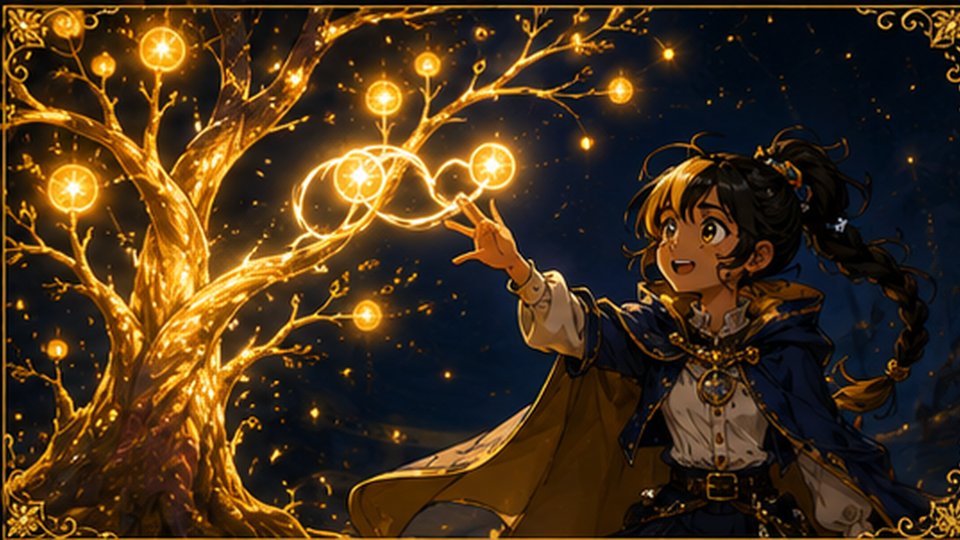
#> input picture amc8-pipeline/modul-a-fundament/urok-01-podschet-1-p1/img/img-03.png, 1920 x 1080 px, found by its file name (shown at 1/2 size); its folder holds 8 pictures in this run
$ python render_img_slides2.py
#> lines starting #> are read from the running program, lines starting #| are printed output that depends on the picture
#!/usr/bin/env python3
# -*- coding: utf-8 -*-
"""Композит слайдов-с-картинками Урока 2 (картинка + полупрозрачная панель +
векторные наложения) по координатам deck.js — чтобы сверить, не наехала ли
панель на героиню и легли ли граф/столбики на спокойные зоны."""
import os, math
from PIL import Image, ImageDraw, ImageFont

LES = "/home/user/amc8-pipeline/modul-a-fundament/urok-02-podschet-2-p1"
IMGD = os.path.join(LES, "img")
OUT = os.path.join(LES, "_preview")
os.makedirs(OUT, exist_ok=True)
S = 120
W, Hh = round(13.333*S), round(7.5*S)
C = dict(CREAM=(0xF5,0xEF,0xE3), AMBER=(0xF0,0xB8,0x4A), TEAL=(0x5B,0xC4,0xBC),
         RED=(0xE8,0x61,0x5E), MUTED=(0xA8,0xB4,0xD4), PANEL=(0x08,0x0E,0x22))
SANS="/usr/share/fonts/truetype/dejavu/DejaVuSans.ttf"
SANSB="/usr/share/fonts/truetype/dejavu/DejaVuSans-Bold.ttf"
SERIF="/usr/share/fonts/truetype/dejavu/DejaVuSerif-Bold.ttf"
_fc={}
def F(pt,b=False,h=False):
    px=max(9,round(pt*S/72.0)); k=(px,b,h)
    if k not in _fc: _fc[k]=ImageFont.truetype(SERIF if h else (SANSB if b else SANS),px)
    return _fc[k]

def load(name):
#> called with name = 'img-03.png'
    im=Image.new("RGB",(W,Hh),(18,26,51))
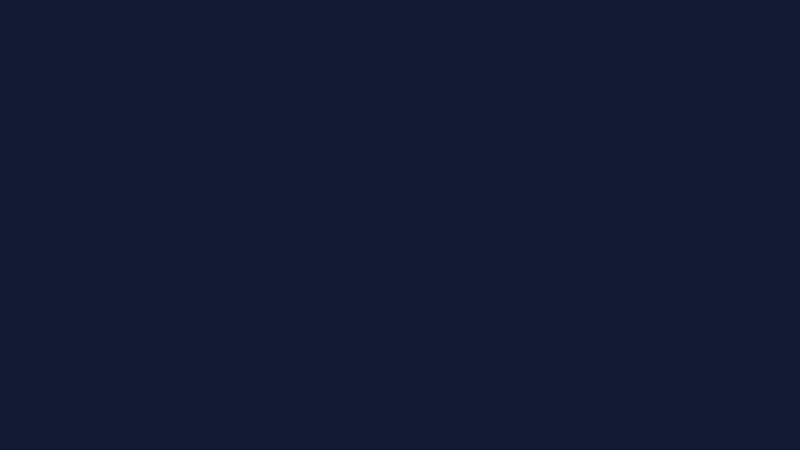
#> im: PIL image 1600x900 RGB (shown at 1/2 size); mean R, G, B 18, 26, 51
    p=os.path.join(IMGD,name)
    if os.path.exists(p):
        pic=Image.open(p).convert("RGB").resize((W,Hh)); im.paste(pic,(0,0))
    return im.convert("RGBA")

def panel(im,x,y,w,h,transp):
    # transp как в pptx: 0=непрозрачно..100=прозрачно; deckkit alpha ~ (100-transp)%
#> called with x = 0.5, y = 4.3, w = 8.2, h = 2.7, transp = 25
    alpha=round(255*(100-transp)/100)
    x0,y0=round(x*S),round(y*S)
    ov=Image.new("RGBA",(round(w*S),round(h*S)),(*C["PANEL"],alpha))
    im.alpha_composite(ov,(x0,y0))
#> im: PIL image 1600x900 RGBA

def text(d,x,y,w,h,s,f,col,align="l",valign="t"):
    # простая укладка с переносом
#> called with x = 0.85, y = 4.5, w = 7.6, h = 0.7, s = 'Приём: СНЯТЬ ПОРЯДОК', col = (240, 184, 74), align = 'l', valign = 'm'
    def wrap(txt):
#> called with txt = 'Приём: СНЯТЬ ПОРЯДОК'
        out=[]
        for para in txt.split("\n"):
            words=para.split(" "); line=""
            for wd in words:
                t=(line+" "+wd).strip()
                if d.textlength(t,font=f)<=w*S: line=t
                else: out.append(line); line=wd
            out.append(line)
        return out
    lines=wrap(s); lh=f.size*1.25
    ty=y*S + (0 if valign=="t" else (h*S-len(lines)*lh)/2)
    for ln in lines:
        tw=d.textlength(ln,font=f)
        tx=x*S if align=="l" else (x*S+(w*S-tw)/2 if align=="c" else x*S)
        d.text((tx,ty),ln,font=f,fill=col); ty+=lh
#> call 2 of load, with name = 'img-04.png'
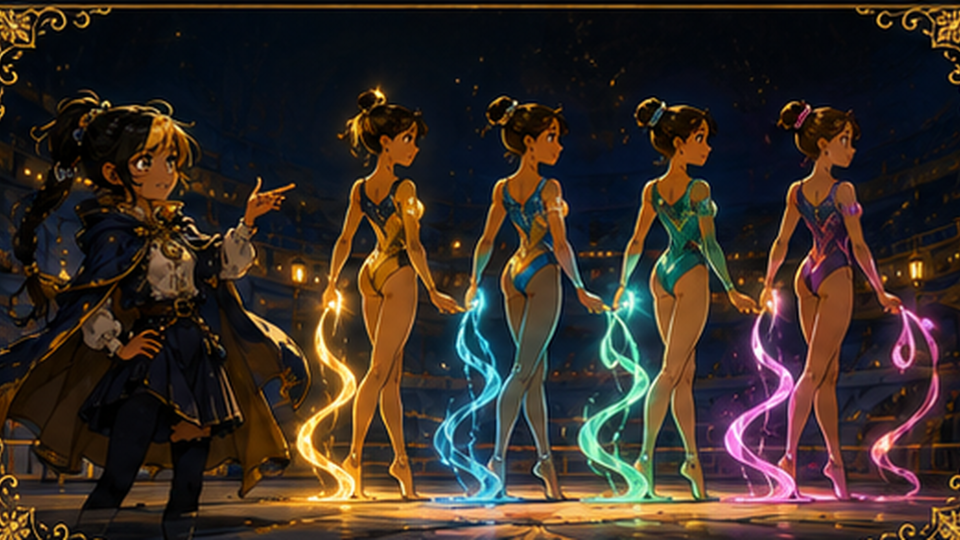
#> input picture amc8-pipeline/modul-a-fundament/urok-01-podschet-1-p1/img/img-04.png, 1920 x 1080 px, found by its file name (shown at 1/2 size)

def completeGraph(d,cx,cy,r,n):
#> called with cx = 11, cy = 1.65, r = 0.95, n = 6
    pts=[]
    for i in range(n):
        a=-math.pi/2+2*math.pi*i/n
        pts.append((cx+r*math.cos(a),cy+r*math.sin(a)))
    for i in range(n):
        for j in range(i+1,n):
            d.line([pts[i][0]*S,pts[i][1]*S,pts[j][0]*S,pts[j][1]*S],fill=C["TEAL"],width=2)
    for (px,py) in pts:
        d.ellipse([(px-0.13)*S,(py-0.13)*S,(px+0.13)*S,(py+0.13)*S],fill=C["AMBER"],outline=C["CREAM"])
#> call 3 of load, with name = 'img-05.png'
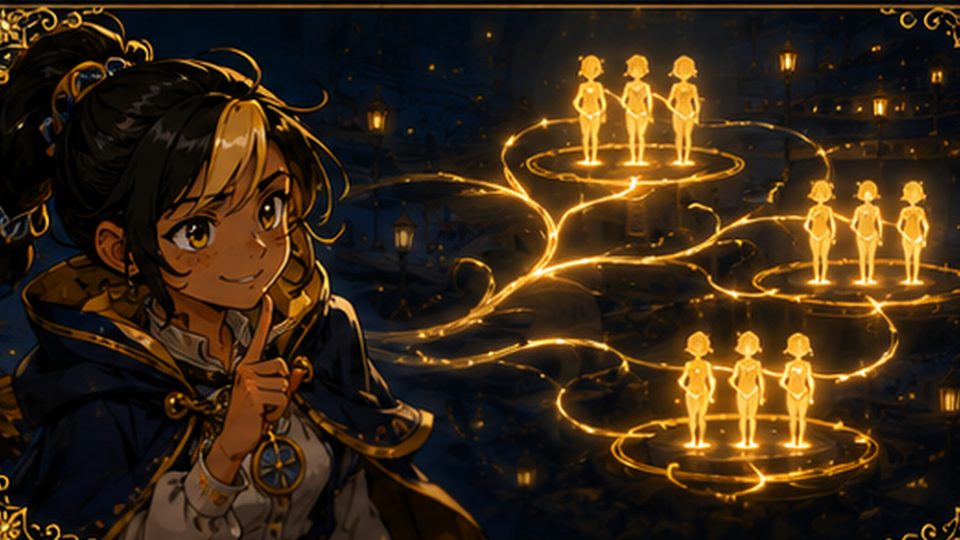
#> input picture amc8-pipeline/modul-a-fundament/urok-01-podschet-1-p1/img/img-05.png, 1920 x 1080 px, found by its file name (shown at 1/2 size)
#> call 3 of panel, with x = 0.5, y = 0.4, w = 7.4, h = 6.6, transp = 30
#> in panel (call 3), `ov=Image.new("RGBA",(round(w*S),round(h*S)),(*C["PANEL"],alpha))`:
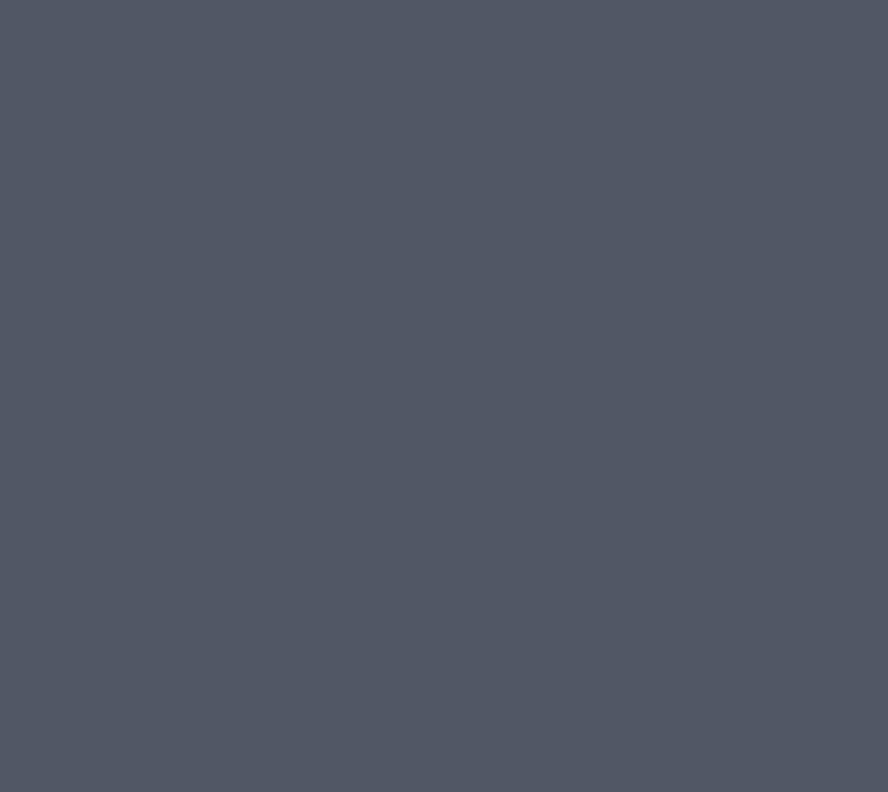
#> ov: PIL image 888x792 RGBA; mean R, G, B, A 8, 14, 34, 178; transparent parts drawn white

def branchStrip(d,x,y,counts,joiner,result):
    bw,gap=0.72,0.5
    for i,n in enumerate(counts):
        bx=x+i*(bw+gap)
        d.rounded_rectangle([bx*S,y*S,(bx+bw)*S,(y+bw)*S],radius=8,fill=(28,39,71),outline=C["AMBER"],width=2)
        d.text(((bx+bw/2)*S,(y+bw/2)*S),str(n),font=F(22,h=True),fill=C["CREAM"],anchor="mm")
        if i<len(counts)-1: d.text(((bx+bw+gap/2)*S,(y+bw/2)*S),joiner,font=F(20,h=True),fill=C["AMBER"],anchor="mm")
    ex=x+len(counts)*(bw+gap)
    d.text((ex*S,(y+bw/2)*S),"= "+result,font=F(24,h=True),fill=C["AMBER"],anchor="lm")

def complementBars(d,x,y,total,none,result):
#> called with x = 1.1, y = 2.6, total = 20, none = 4, result = 16
    scale=2.9/total; bw,gap=1.5,1.5
    bars=[(total,(28,39,71),"всего"),(none,C["RED"],"без золота"),(result,C["AMBER"],"хотя бы 1")]
    baseY=y+3.1
    for i,(v,col,cap) in enumerate(bars):
        bx=x+i*(bw+gap); hh=max(v*scale,0.3)
        d.rectangle([bx*S,(baseY-hh)*S,(bx+bw)*S,baseY*S],fill=col,outline=C["CREAM"],width=2)
        d.text(((bx+bw/2)*S,(baseY-hh-0.28)*S),str(v),font=F(22,h=True),fill=C["CREAM"],anchor="mm")
        d.text(((bx+bw/2)*S,(baseY+0.3)*S),cap,font=F(12),fill=C["MUTED"],anchor="mm")
        if i<2: d.text(((bx+bw+gap/2)*S,(baseY-0.9)*S),"−" if i==0 else "=",font=F(28,h=True),fill=C["AMBER"],anchor="mm")

def save(im,name): im.convert("RGB").save(os.path.join(OUT,name))

# 8 · метафора
im=load("img-03.png"); d=ImageDraw.Draw(im,"RGBA")
panel(im,0.5,4.3,8.2,2.7,25); d=ImageDraw.Draw(im,"RGBA")
text(d,0.85,4.5,7.6,0.7,"Приём: СНЯТЬ ПОРЯДОК",F(27,h=True),C["AMBER"],valign="m")
text(d,0.85,5.35,7.6,1.5,"Посчитай упорядоченно (дерево): 6·5·4 = 120.\nПорядок не важен → раздели на k! = 3! = 6:  C(6,3) = 120 : 6 = 20.",F(18),C["CREAM"])
save(im,"slide-08.png")

# 12 · маскировка + граф
im=load("img-04.png"); d=ImageDraw.Draw(im,"RGBA")
panel(im,0.5,0.4,12.3,2.5,25); d=ImageDraw.Draw(im,"RGBA")
text(d,0.9,0.55,11.5,0.6,"Маскировка: рукопожатия — тот же выбор двоих",F(24,h=True),C["AMBER"])
text(d,0.9,1.25,8.4,1.5,"Каждая из 6 обменялась с каждой. Обмен А↔Б — это пара {А,Б}.\nC(6,2) = 6·5 / 2 = 15.  (30 = посчитала каждый обмен дважды)",F(17),C["CREAM"])
completeGraph(d,11.0,1.65,0.95,6)
save(im,"slide-12.png")

# 13 · граница + столбики
im=load("img-05.png"); d=ImageDraw.Draw(im,"RGBA")
panel(im,0.5,0.4,7.4,6.6,30); d=ImageDraw.Draw(im,"RGBA")
text(d,0.85,0.6,6.9,0.6,"Граница: «хотя бы один» золотой",F(23,h=True),C["AMBER"])
text(d,0.85,1.35,6.9,1.2,"3 значка из 4 обычных + 2 золотых.\nВ лоб не выбрать — считай через противоположное:",F(17),C["CREAM"])
complementBars(d,1.1,2.6,20,4,16)
text(d,0.85,6.35,6.9,0.5,"всего − без золота = 20 − 4 = 16",F(17),C["AMBER"],align="c")
save(im,"slide-13.png")

# 15 · финал
im=load("img-06.png"); d=ImageDraw.Draw(im,"RGBA")
#> call 4 of load, with name = 'img-06.png'
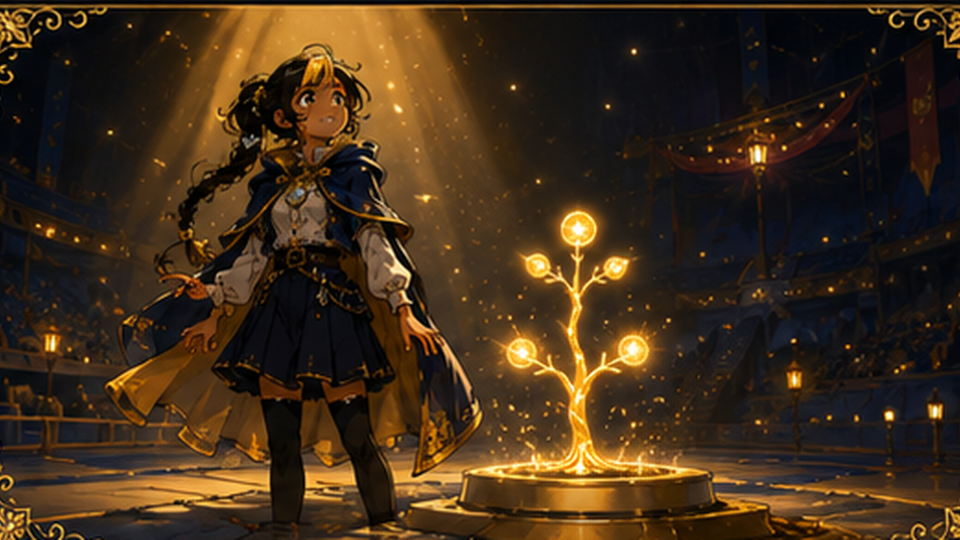
#> input picture amc8-pipeline/modul-a-fundament/urok-01-podschet-1-p1/img/img-06.png, 1920 x 1080 px, found by its file name (shown at 1/2 size)
panel(im,0.5,4.35,12.3,2.65,25); d=ImageDraw.Draw(im,"RGBA")
#> call 4 of panel, with x = 0.5, y = 4.35, w = 12.3, h = 2.65, transp = 25
#> in panel (call 4), `ov=Image.new("RGBA",(round(w*S),round(h*S)),(*C["PANEL"],alpha))`:
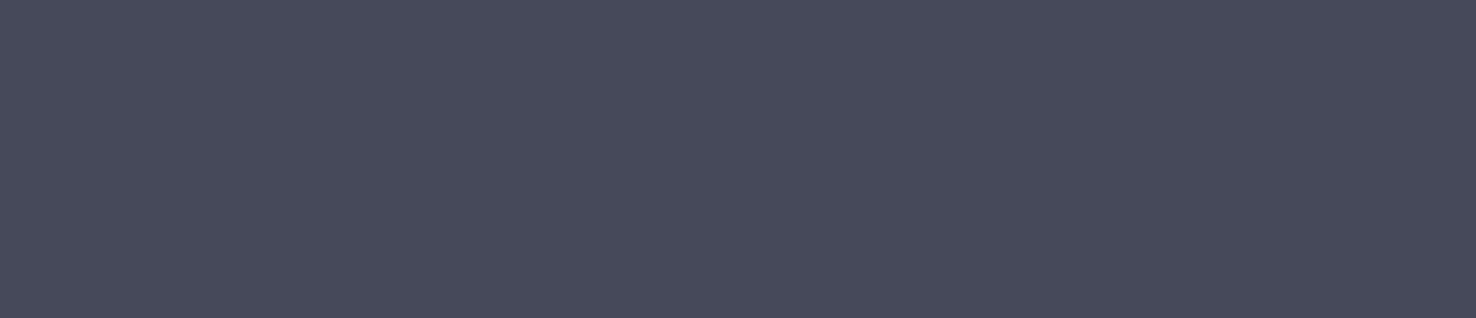
#> ov: PIL image 1476x318 RGBA; mean R, G, B, A 8, 14, 34, 191; transparent parts drawn white
text(d,0.9,4.55,11.5,0.6,"Пара для разминки: 2 из 4 подруг (без ролей). Сколькими способами?",F(21,h=True),C["AMBER"])
branchStrip(d,0.9,5.3,[4,3],"×","12 : 2! = 6")
text(d,7.7,5.55,5.0,0.7,"(A) 4   (B) 6   (C) 8   (D) 12   (E) 16",F(18),C["CREAM"])
save(im,"slide-15.png")
#> call 4 of save, with name = 'slide-15.png'
#> in save (call 4), `def save(im,name): im.convert("RGB").save(os.path.join(OUT,name))`:
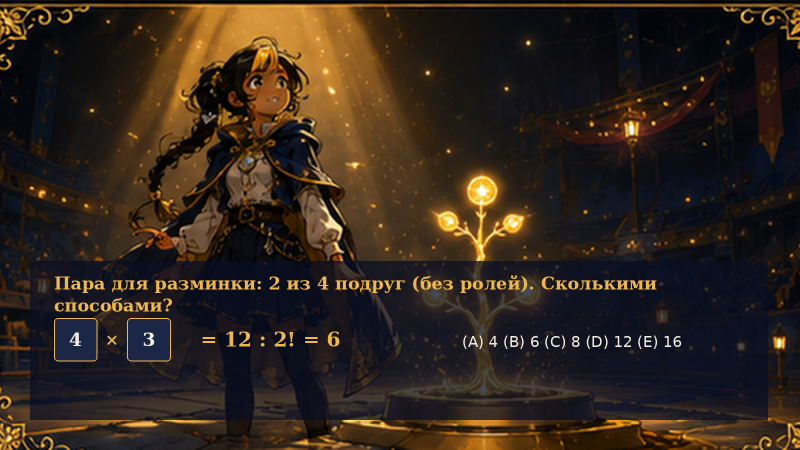
#> saved as slide-15.png: PIL image 1600x900 RGB (shown at 1/2 size); mean R, G, B 50, 38, 28

#> (the run stopped early here; a loop or call above may not have finished)
